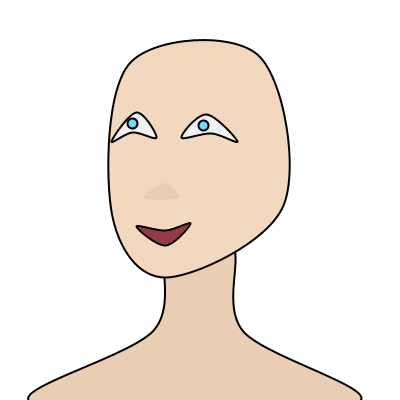
Frame 1 (no input)
Frame 60 (the mouse pressed at the canvas centre just before this capture): identical to frame 1, image omitted
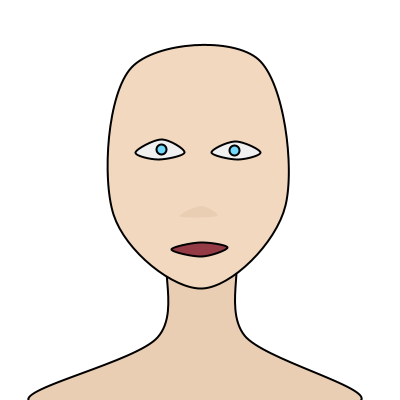
Frame 120 (the mouse held since frame 60 and released just before this capture)

The Processing sketch that drew these frames (run headless with seeded random() and noise(); from frame 60 on, the mouse is pressed at the canvas centre):

// Processing sketch: processing_48982
// ── processing_48982.pde

// My approximation of Blend Morphs, a feature of  
// Anime Studio Pro.
// -- Steve Tiffany, 2012

void setup()
{
  size(400,400);
  smooth();
  strokeWeight(2);
  //stroke(100,0,0);
  stroke(0);
  ellipseMode(CENTER);
}

void draw() {
  // For how-to information, go down to where the nose is drawn.
  background(255);
  int x = mouseX; int y = mouseY;
  fill(234,206,180);   
  beginShape(); // body
  curveVertex(map(x,0,width,167,173), map(y,0,height,239,259));
  curveVertex(map(x,0,width,231,234), map(y,0,height,242,253));
  curveVertex(map(x,0,width,242,247), map(y,0,height,330,340));
  curveVertex(map(x,0,width,355,355), map(y,0,height,403,403));
  curveVertex(map(x,0,width,33,33), map(y,0,height,403,403));
  curveVertex(map(x,0,width,154,160), map(y,0,height,329,345));
  curveVertex(map(x,0,width,167,173), map(y,0,height,239,259));
  curveVertex(map(x,0,width,231,234), map(y,0,height,242,253));
  curveVertex(map(x,0,width,242,247), map(y,0,height,330,340));
  endShape();
  
  fill(242,216,191);   
  beginShape(); // head
  curveVertex(map(x,0,width,130,133), map(y,0,height,62,73));
  curveVertex(map(x,0,width,258,258), map(y,0,height,55,63));
  curveVertex(map(x,0,width,283,288), map(y,0,height,205,206));
  curveVertex(map(x,0,width,166,238), map(y,0,height,277,300));
  curveVertex(map(x,0,width,111,116), map(y,0,height,211,217));
  curveVertex(map(x,0,width,130,133), map(y,0,height,62,73));
  curveVertex(map(x,0,width,258,258), map(y,0,height,55,63));
  curveVertex(map(x,0,width,283,288), map(y,0,height,205,206));
  endShape();

  fill(240);  
  beginShape(); // right eye
  curveVertex(map(x,0,width,181,241), map(y,0,height,137,167));
  curveVertex(map(x,0,width,206,265), map(y,0,height,114,168));
  curveVertex(map(x,0,width,237,284), map(y,0,height,141,163));
  curveVertex(map(x,0,width,211,264), map(y,0,height,133,185));
  curveVertex(map(x,0,width,181,241), map(y,0,height,137,167));
  curveVertex(map(x,0,width,206,265), map(y,0,height,114,168));
  curveVertex(map(x,0,width,237,284), map(y,0,height,141,163));
  endShape();

  beginShape(); // left eye
  curveVertex(map(x,0,width,111,160), map(y,0,height,141,164));
  curveVertex(map(x,0,width,136,187), map(y,0,height,112,167));
  curveVertex(map(x,0,width,156,212), map(y,0,height,137,167));
  curveVertex(map(x,0,width,132,184), map(y,0,height,132,187));
  curveVertex(map(x,0,width,111,160), map(y,0,height,141,164));
  curveVertex(map(x,0,width,136,187), map(y,0,height,112,167));
  curveVertex(map(x,0,width,156,212), map(y,0,height,137,167));
  endShape();
  
  fill(115,217,252); // irises
  ellipse(map(x,0,width,203,266), map(y,0,height,125,175), 10, 10);
  ellipse(map(x,0,width,132,190), map(y,0,height,123,176), 10, 10);

// How to do it:  Make four drawings for each facial feature, one all the way left, 
// one all the way right, one all the way up, one all the way down.  Vertices must 
// be in the same relative position in each drawing.  These become a reference.
// Within the new curveVertex line, combine leftmost point, rightmost point in the 
// x side map(), and highest point, lowest point in the y side map(), as done below.

//  beginShape();  // nose all the way left 
//  curveVertex(165, 204); // use 165 for first vertex number in the x map()
//  curveVertex(178, 218); 
//  curveVertex(144, 217); 
//  curveVertex(165, 204); 
//  curveVertex(178, 218);
//  curveVertex(144, 217);
//  endShape();
//  beginShape(); // nose all the way right
//  curveVertex(237, 208); // use 237 for second vertex number in the x map()
//  curveVertex(256, 221);
//  curveVertex(216, 222);
//  curveVertex(237, 208);
//  curveVertex(256, 221);
//  curveVertex(216, 222);
//  endShape();
//  beginShape(); // nose up
//  curveVertex(200, 183); // use 183 for first vertex number in the y map()
//  curveVertex(220, 198);
//  curveVertex(181, 198);
//  curveVertex(200, 183);
//  curveVertex(220, 198);
//  curveVertex(181, 198);
//  endShape();
//  beginShape(); // nose down
//  curveVertex(203, 229); // use 229 for second vertex number in the y map()
//  curveVertex(221, 234); // Follow same pattern for next two lines.
//  curveVertex(184, 235); // Last three lines are identical to first three lines. 
//  curveVertex(203, 229);
//  curveVertex(221, 234);
//  curveVertex(184, 235);
//  endShape();

  fill(234,206,180); noStroke(); 
  beginShape(); // nose
  curveVertex(map(x,0,width,165,237), map(y,0,height,183,229)); // numbers go here
  curveVertex(map(x,0,width,178,256), map(y,0,height,198,234));
  curveVertex(map(x,0,width,144,216), map(y,0,height,198,235));
  // last three lines are always the same as the first three...
  curveVertex(map(x,0,width,165,237), map(y,0,height,183,229));
  curveVertex(map(x,0,width,178,256), map(y,0,height,198,234));
  curveVertex(map(x,0,width,144,216), map(y,0,height,198,235));
  endShape();

  fill(149,59,69); stroke(0);
  beginShape(); // mouth
  curveVertex(map(x,0,width,136,207), map(y,0,height,226,272));
  curveVertex(map(x,0,width,165,236), map(y,0,height,230,254));
  curveVertex(map(x,0,width,190,265), map(y,0,height,223,272));
  curveVertex(map(x,0,width,165,237), map(y,0,height,245,268));
  curveVertex(map(x,0,width,136,207), map(y,0,height,226,272));
  curveVertex(map(x,0,width,165,236), map(y,0,height,230,254));
  curveVertex(map(x,0,width,190,265), map(y,0,height,223,272));
  endShape();
}
